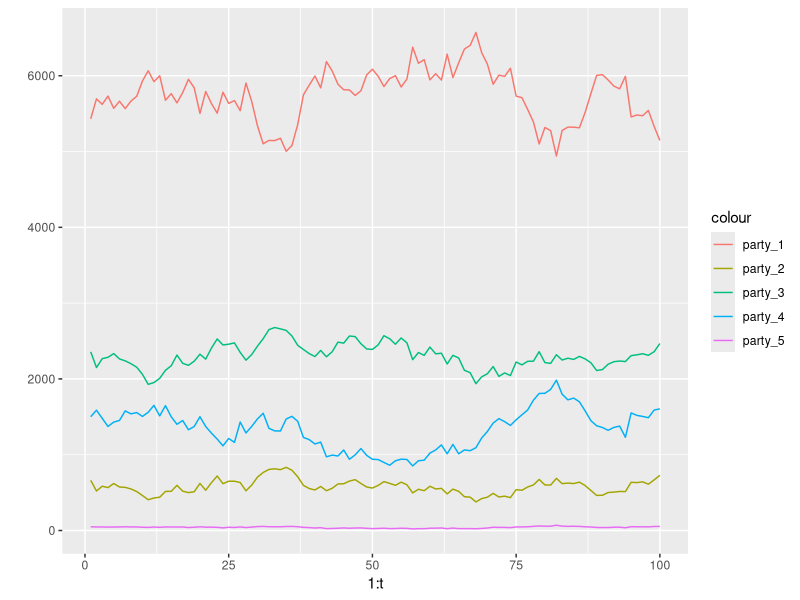
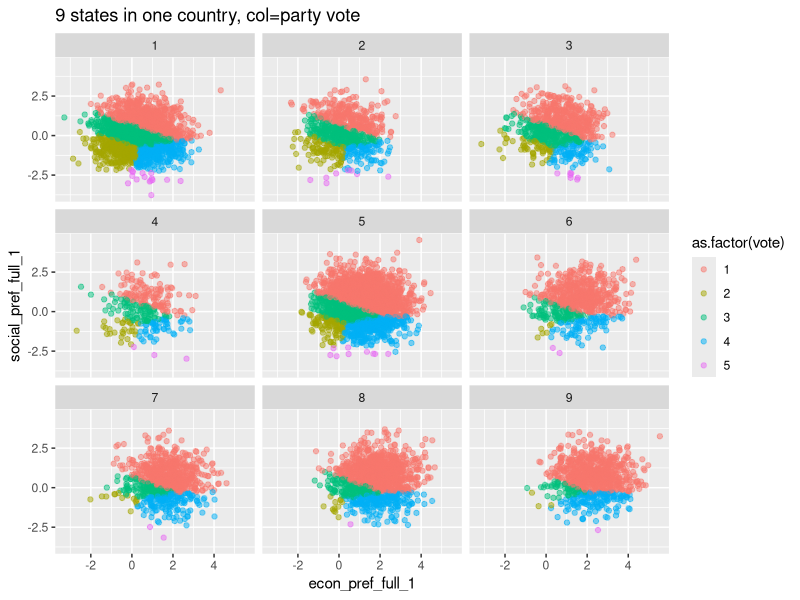

Reproduce these figures in R, in order.
# this simulates an election with n voters, k parties, d districts, over t days.
# The central idea is that voters have two-dimensional preferences over social and economic issues. These are shifted by being different by state, and geography (lat-long position). They are also shifted over time, by a random walk in each dimension. Parties also have ideal points in 2-dimensional space, which are fixed. 

# 1. model parameters
# voter n
n <- 10000

# days to model (note: t = 1 is the day of the election)
t <- 100

# parties
k <- 5

# districts
d <- 9

# volatility (change over time in each dimension, a non-interpretable parameter)
volatility <- 5

# district sameness (how similar are voters within a district - higher = greater)
district_sameness <- 0.2

# geography sameness (how predictive is lat / long of votes - higher = greater)
geo_sameness <- 0.2

# 2. simulate parties
parties <- data.frame(econ_pref = rnorm(k),
                      social_pref = rnorm(k))

# 3. simulate voters
voters <- data.frame(econ_pref = rnorm(n),
                     social_pref = rnorm(n),
                     lat = rnorm(n),
                     lng = rnorm(n),
                     district = rep(NA, n))

# 4. generate districts
#  a. generate centroids of districs
districts <- data.frame(lat = rnorm(d),
                        lng = rnorm(d))

#  b. assign voters to districts based on euclidian distance to district centroids. could obviously have districts/voters be at fixed lat / lng positions too.
for(i in 1:n){
  voters$district[i] <- which(sqrt((districts$lat - voters$lat[i])^2 + (districts$lng + voters$lng[i])^2) == min(sqrt((districts$lat - voters$lat[i])^2 + (districts$lng + voters$lng[i])^2)))
}

# 5. model voter preferences and vote choice
# voters social and economic preference is related to their geographical location, and district
voters$econ_pref_full <- voters$econ_pref + geo_sameness*rnorm(1)*voters$lat + geo_sameness*rnorm(1)*voters$lng + district_sameness*rnorm(1)*voters$district

voters$social_pref_full <- voters$social_pref + geo_sameness*rnorm(1)*voters$lat + geo_sameness*rnorm(1)*voters$lng + district_sameness*rnorm(1)*voters$district

# they vote for the party closest to their preference, given by euclidian distance to two-dimensional ideal point
for(i in 1:n){
voters$vote[i] <- which(sqrt((parties$econ_pref - voters$econ_pref_full[i])^2 + (parties$econ_pref - voters$econ_pref_full[i])^2) == min(sqrt((parties$econ_pref - voters$econ_pref_full[i])^2 + (parties$econ_pref - voters$econ_pref_full[i])^2)))
}

# 6. model change over time (working backward)
# next, we simulate the preferences and vote choice over time. we assume a random walk in both economics (economic conditions) and social (issue salience), backwards from election day.
econ_development <- c(0, rep(NA, t-1))
social_development <- c(0, rep(NA, t-1))
for(i in 2:t){
  econ_development[i] <- econ_development[i-1] + volatility*rnorm(1)/t
  social_development[i] <- social_development[i-1] + volatility*rnorm(1)/t
}

voters$t <- 1
voters_day_by_day <- list()
for(j in 1:t){
  temp <- voters
  temp$t <- j
  temp$econ_pref_full <- temp$econ_pref_full + econ_development[j]
  temp$social_pref_full <- temp$social_pref_full + social_development[j]

  for(i in 1:n){
    temp$vote[i] <- which(sqrt((parties$econ_pref - temp$econ_pref_full[i])^2 + (parties$social_pref - temp$social_pref_full[i])^2) == min(sqrt((parties$social_pref - temp$social_pref_full[i])^2 + (parties$econ_pref - temp$econ_pref_full[i])^2)))
  }
  voters_day_by_day <- c(voters_day_by_day, list(temp))
}

# We now have an array of voters for every day of the election.
# To get 'optimal' poll results:
voter_preference_by_day <- data.frame()
for(i in 1:t){
  voter_preference_by_day <- rbind(voter_preference_by_day, table(voters_day_by_day[[i]]$vote))
}
colnames(voter_preference_by_day) <- paste0('party_', 1:ncol(voter_preference_by_day))
head(voter_preference_by_day)

# Plot these for a few parties:
library(ggplot2)
p <- ggplot(voter_preference_by_day, aes(x=1:t))+
  geom_line(aes(y=party_1, col='party_1'))+
  geom_line(aes(y=party_2, col='party_2'))+
  geom_line(aes(y=party_3, col='party_3'))+
  geom_line(aes(y=party_4, col='party_4'))+
  geom_line(aes(y=party_5, col='party_5'))+ylab('')
p

# To get a poll result, simply sample from the full list of voters (and their districts) on any given day. If you would like, you could add polling house effects.

# To get voter preferences over time:
voter_preference_by_day <- data.frame(voters_day_by_day[[1]])
for(i in 1:t){
  voter_preference_by_day[, paste0('day_', i)] <- voters_day_by_day[[t]]$vote
}

# Get ideal points by day:
ideal_points_by_day <- data.frame(voters_day_by_day[[1]])
for(i in 1:t){
  ideal_points_by_day[, paste0('econ_pref_full_', i)] <- voters_day_by_day[[t]]$econ_pref_full
  ideal_points_by_day[, paste0('social_pref_full_', i)] <- voters_day_by_day[[t]]$social_pref_full
}

ggplot(ideal_points_by_day, aes(x=econ_pref_full_1, y=social_pref_full_1, col=as.factor(vote)))+geom_point(alpha = 0.5)+facet_wrap(.~district)+ggtitle('9 states in one country, col=party vote')


